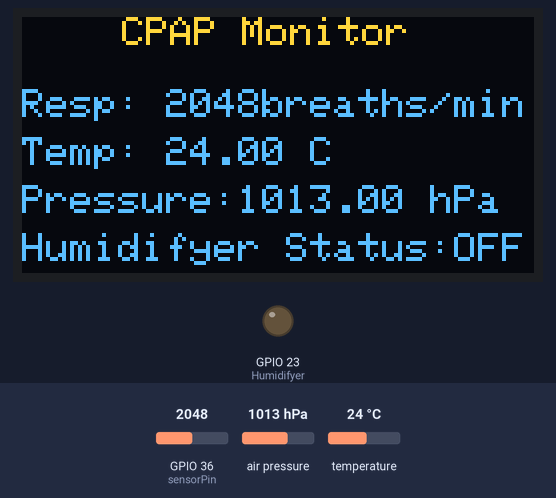
A sketch run on a simulated ESP32. On the bench: 128×64 one-colour display, output pins drawn as LEDs (lit = HIGH). The inputs (shaded band) are chosen by the test bench; at power-on: GPIO 36 (sensorPin) = 2048, air pressure 1013 hPa, temperature 24 °C. The OLED is the two-colour kind (top 16 rows yellow); nothing arrives over Bluetooth unless stated; what the sketch prints to the serial monitor is not drawn.

Above: at 3.2 s.
3.3 s: GPIO 36 (sensorPin) set to 1063
At 4.6 s:
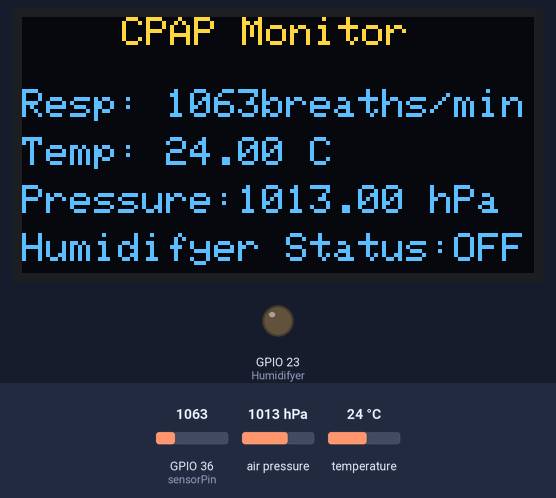
4.9 s: GPIO 36 (sensorPin) set to 956
At 5.7 s:
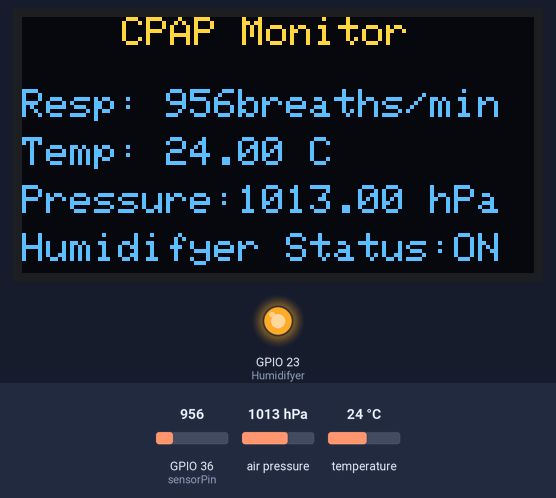
6.5 s: air pressure set to 952 hPa
At 7.8 s:
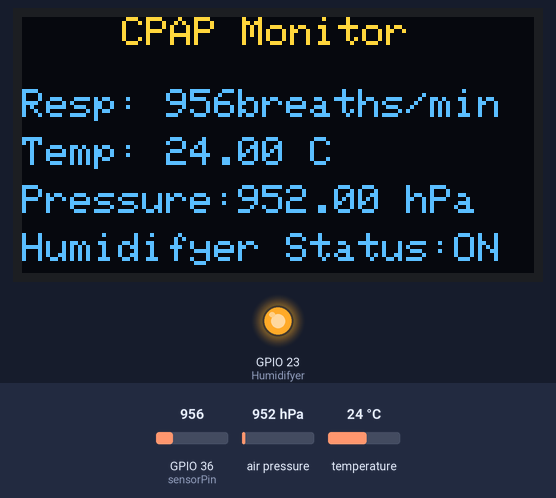
8.1 s: temperature set to 12 °C
At 8.9 s:
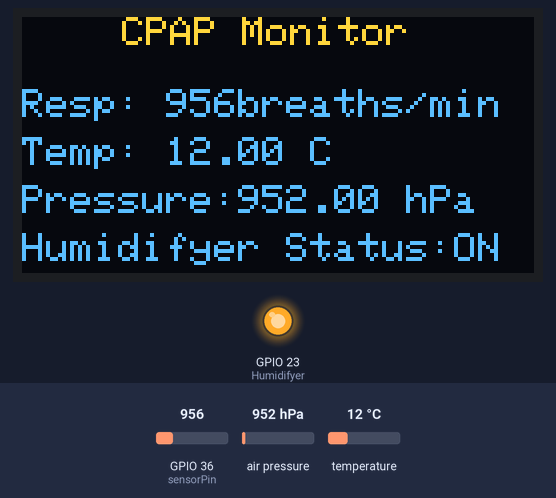
9.7 s: GPIO 36 (sensorPin) set to 1040
At 10.9 s:
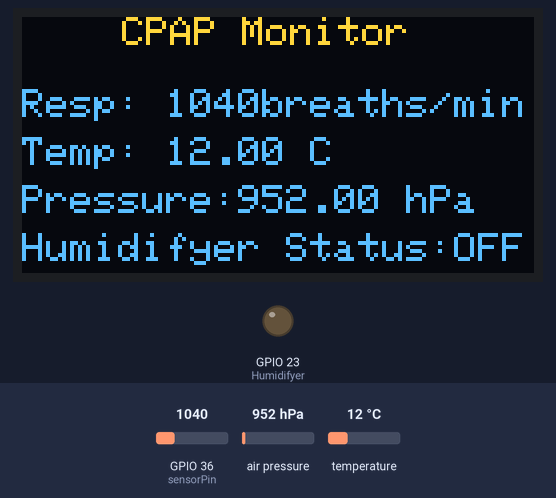
11.2 s: air pressure set to 975 hPa
At 12.2 s:
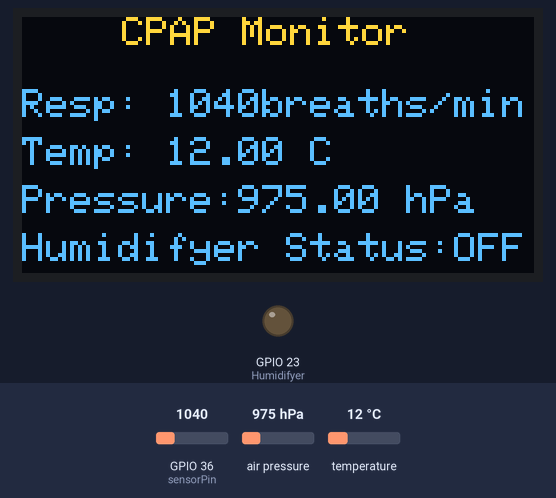
Timing chart, 0 to 13.7 s (numbered marks = the images above; inputs shaded):
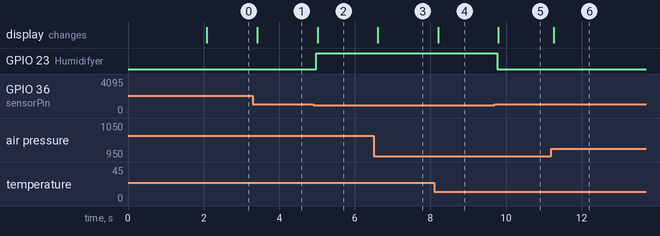

The sketch:

test01.ino
```cpp
#include "BluetoothSerial.h"
#include <Wire.h>
#include <Adafruit_BMP280.h>
#include <Adafruit_GFX.h>
#include <Adafruit_SSD1306.h>

// --------------------------------------------- Pin Config
#define sensorPin 36
#define Humidifyer 23
#define AIR_SDA_PIN 26
#define AIR_SCL_PIN 25
#define DIS_SDA_PIN 21
#define DIS_SCL_PIN 22

#define SCREEN_WIDTH 128
#define SCREEN_HEIGHT 64

// --------------------------------------------- I2C Buses
TwoWire I2C_BMP = TwoWire(0);
TwoWire I2C_OLED = TwoWire(1);

// --------------------------------------------- System Objects
BluetoothSerial SerialBT;
Adafruit_BMP280 bmp(&I2C_BMP);
Adafruit_SSD1306 display(SCREEN_WIDTH, SCREEN_HEIGHT, &I2C_OLED, -1);

// ------------------------------------------------------------------------------------------------------ SETUP
void setup()
{
  Serial.begin(115200);

  // ------------------------------------ Bluetooth Name
  SerialBT.begin("BreathEZ");

  // ------------------------------------ Humidifier
  pinMode(Humidifyer, OUTPUT);
  digitalWrite(Humidifyer, LOW);

  // --------------------------------------------- Air Preasure BMP280
  I2C_BMP.begin(AIR_SDA_PIN, AIR_SCL_PIN, 100000);

  if (!bmp.begin(0x76))
  {
    Serial.println("BMP280 not found!");
    while (1);
  }

  // -------------------------------------------------------- OLED Display
  I2C_OLED.begin(DIS_SDA_PIN, DIS_SCL_PIN, 100000);

  if (!display.begin(SSD1306_SWITCHCAPVCC, 0x3C))
  {
    Serial.println("OLED not found");
    while (1);
  }

  display.clearDisplay();
  display.setTextSize(2);
  display.setTextColor(WHITE);

  display.setCursor(15, 25);
  display.println("BreathEZ");
  display.display();

  Serial.println("System Initialized");
  Serial.println("Bluetooth Ready");
  delay(2000);
}

//------------------------------------------------------------------------------------------------------ LOOP
void loop()
{
  display.clearDisplay();

  // -------------------------------------------------------- Sensor Value Read
  int sensorValue = analogRead(sensorPin);
  float temperature = bmp.readTemperature();
  float pressure = bmp.readPressure() / 100.0; // hPa
  float altitude = bmp.readAltitude(1013.25);

  // ------------------------------------------------------ Sensor check
  if (isnan(sensorPin))
  {
    Serial.println("!!ERROR!!, Sensor is not connected");
    SerialBT.println("!!ERROR!!, Sensor is not connected");
    return;
  }
  // ------------------------------------------------------- Humidifyer Controll
const char* status;

if(sensorValue < 1000)
{
  digitalWrite(Humidifyer, HIGH);
  Serial.println("Humidifyer ON");
  SerialBT.println("Humidifyer ON");
  status = "ON";
}
else
{
  digitalWrite(Humidifyer, LOW);
  Serial.println("Humidifyer OFF");
  SerialBT.println("Humidifyer OFF");
  status = "OFF";
}
  // --------------------------------------------------------- Serial Print
  Serial.print("PaperSensor: ");
  Serial.print(sensorValue);
  Serial.print(", ");

  Serial.print("Temp: ");
  Serial.print(temperature);
  Serial.print(" °C");
  Serial.print(", ");

  Serial.print("Pressure: ");
  Serial.print(pressure);
  Serial.print(" hPa");
  Serial.print(", ");

  Serial.print("Altitude: ");
  Serial.print(altitude);
  Serial.print(" m");
  Serial.println(", ");

  //----------------------------------------------------------- Bluetooth Print
  SerialBT.print("PaperSensor: ");
  SerialBT.print(sensorValue);
  SerialBT.print(", ");

  SerialBT.print("Temp: ");
  SerialBT.print(temperature);
  SerialBT.print(" °C");
  SerialBT.print(", ");

  SerialBT.print("Pressure: ");
  SerialBT.print(pressure);
  SerialBT.print(" hPa");
  SerialBT.print(", ");

  SerialBT.print("Altitude: ");
  SerialBT.print(altitude);
  SerialBT.print(" m");
  SerialBT.println(", ");

// --------------------------------------------------------- OLED Display
  display.setTextSize(1.5);
  display.setCursor(25, 0);
  display.println("CPAP Monitor");

  display.setTextSize(1);
  display.setCursor(0, 18);
  display.print("Resp: ");
  display.print(sensorValue);
  display.println("breaths/min");

  display.setCursor(0, 30);
  display.print("Temp: ");
  display.print(temperature);
  display.println(" C");

  display.setCursor(0, 42);
  display.print("Pressure:");
  display.print(pressure);
  display.println(" hPa");

  display.setCursor(0, 54);
  display.print("Humidifyer Status:");
  display.println(status);


  display.display();
  delay(100);
}
```

Measured:
- the behaviour switches between 1000 and 999 on GPIO 36 (sensorPin) (found by bisection; images 1 and 2)
- after the input at 3.3 s, the display: changes after 0.12 s (image 1)
- after the input at 4.9 s, GPIO 23 (Humidifyer): LOW → HIGH after 0.09 s; the display: changes after 0.11 s (image 2)
- after the input at 6.5 s, the display: changes after 0.11 s (image 3)
- after the input at 8.1 s, the display: changes after 0.10 s (image 4)
- after the input at 9.7 s, GPIO 23 (Humidifyer): HIGH → LOW after 0.07 s; the display: changes after 0.10 s (image 5)
- after the input at 11.2 s, the display: changes after 0.06 s (image 6)
